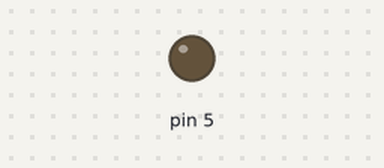
A sketch run on a simulated Arduino Uno, built with avr-gcc and run on an emulated ATmega328P. On the bench: output pins drawn as LEDs (lit = HIGH).

Above: at 0.5 s.
At 2.65 s:
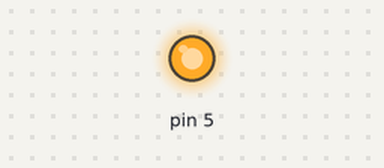
Timing chart, 0 to 3.0 s (numbered marks = the images above):
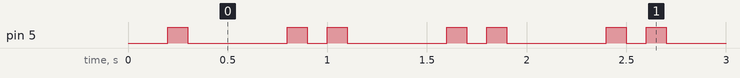

The sketch:

blink.ino
```cpp
// Known good C++ file
// upload with minicore / clock int 8MHz / chip avr m8 / using ArduinoISP

void setup() {
  pinMode(5, OUTPUT);
}

void loop() {
  delay(100);
  digitalWrite(5, LOW);
  delay(100);
  digitalWrite(5, HIGH);
  delay(100);
  digitalWrite(5, LOW);
  delay(500);
  digitalWrite(5, HIGH);
}
```

Measured:
- by itself, pin 5: repeats every 0.80 s: LOW 0.50 s, HIGH 0.10 s, LOW 0.10 s, HIGH 0.10 s
- by itself, everything shown: repeats every 0.80 s, in 4 steps
